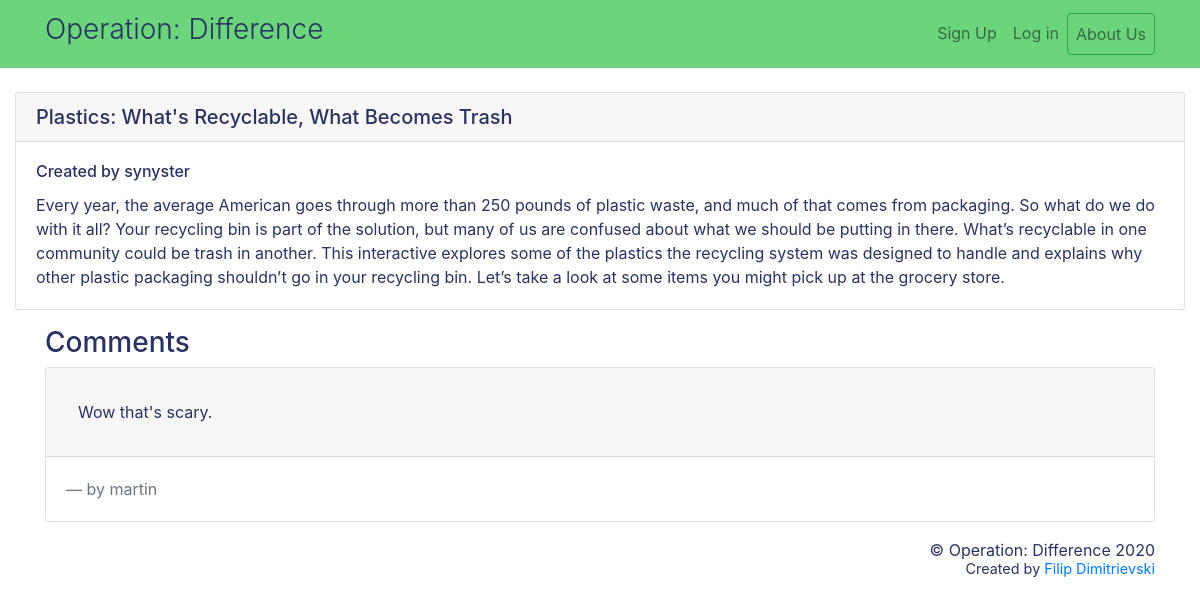
Screenshot of /post/8 with the database file from the repository.
### blog/models.py (models this page shows, shortened)
class Post(models.Model):
    title = models.CharField(max_length=100)
    body = models.TextField()
    time = models.DateTimeField()
    user = models.ForeignKey(User, on_delete=models.CASCADE)

class Comment(models.Model):
    body = models.TextField()
    user = models.ForeignKey(User, on_delete=models.CASCADE)
    post = models.ForeignKey(Post, on_delete=models.CASCADE)

### blog/views.py (the view)
# urls.py: path('post/<int:pk>', views.detail_post, name='detail_post'),
def detail_post(request, pk):
    post = Post.objects.get(pk=pk)
    comments = Comment.objects.filter(post=post)
    passing_dict = {
        'post': post,
        'comments': comments
    }
    return render(request, 'blog/detail_post.html', passing_dict)

### blog/templates/blog/detail_post.html (shortened to what this page needs)
{% extends 'blog/base.html' %}
{% block content %}
<div class="container-fluid">
    <div class="card mt-4">
        <h5 class="card-header">{{ post.title }}</h5>
        <div class="card-body">
            <h6 class="card-title">Created by {{ post.user }}</h6>
            <p class="card-text">{{ post.body }}</p>
        </div>
    </div>
</div>
<div class="container">
    <h3 class="mt-3" style="color: #293260;">Comments</h3>
    {% for comment in comments %}
    <div class="card mt-1">
        <div class="card-header" style="padding: 2rem;">
            {{ comment.body }}
        </div>
        <div class="card-body">
            <blockquote class="blockquote mb-0 ">
                <footer class="blockquote-footer">by {{ comment.user }}</footer>
            </blockquote>
        </div>
    </div>
    {% endfor %}
</div>
{% endblock %}

### blog/templates/blog/base.html (style rules this page uses)
* { color: #293260; }

### rows the page displays
Post: title "Plastics: What's Recyclable, What Becomes Trash", user "synyster", body "Every year, the average American goes through more than 250 pounds of plastic waste, and much of that comes from packaging. So what do we do with it all? Your recycling bin is part of the solution, but many of us are confused about what we should be putting in there. What’s recyclable in one community could be trash in another. This interactive explores some of the plastics the recycling system was designed to handle and explains why other plastic packaging shouldn’t go in your recycling bin. Let’s take a look at some items you might pick up at the grocery store."
Comment: body "Wow that's scary.", user "martin"
